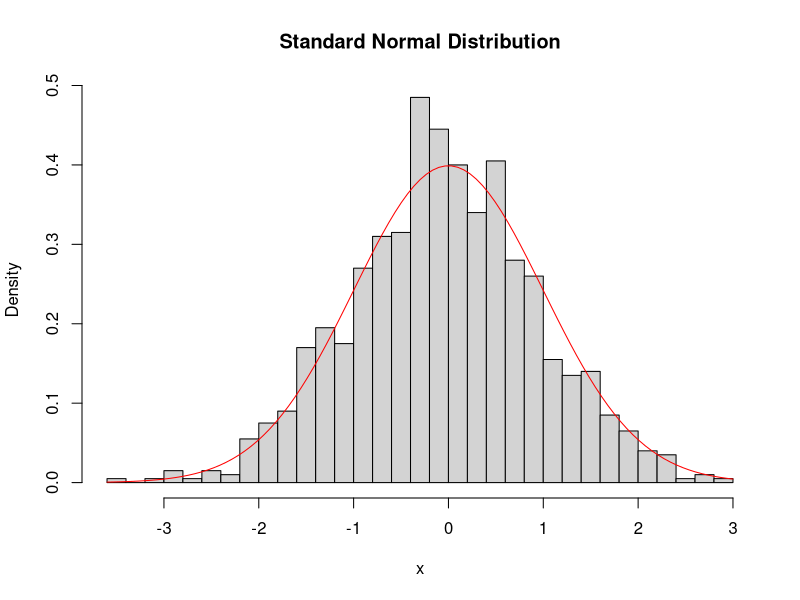
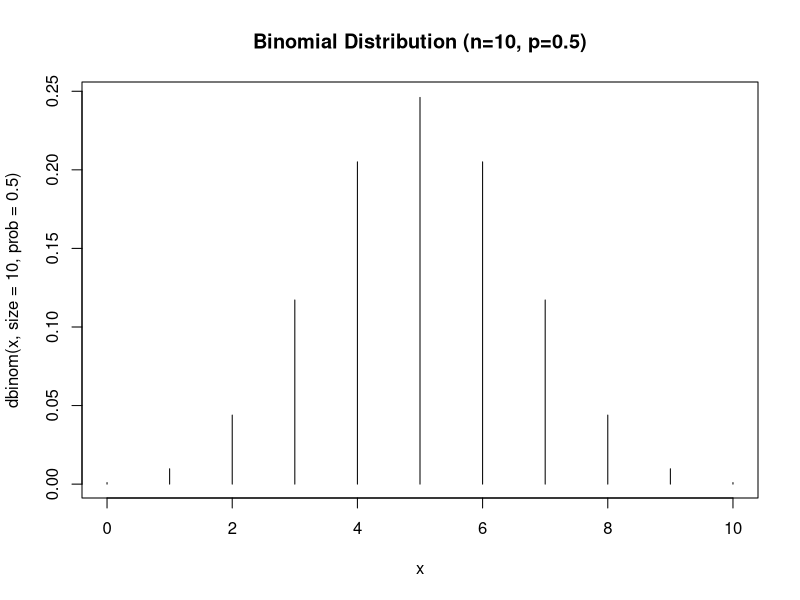
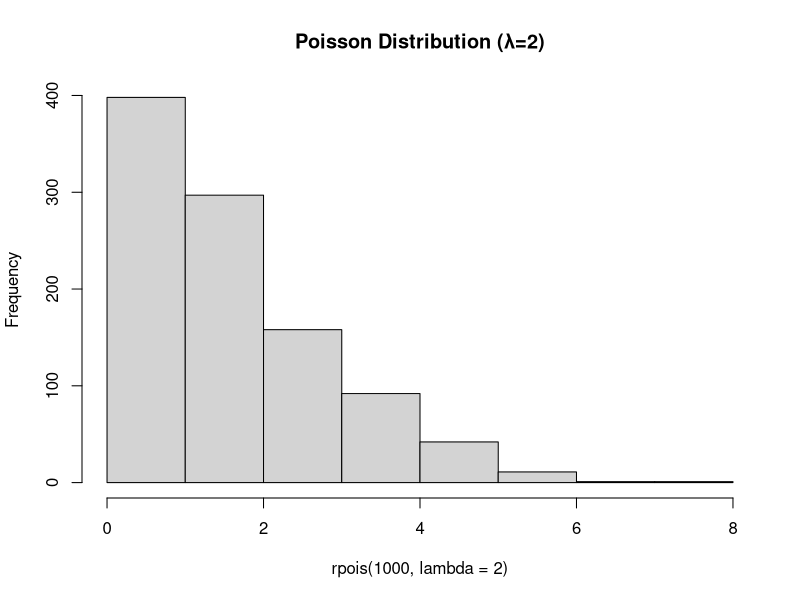
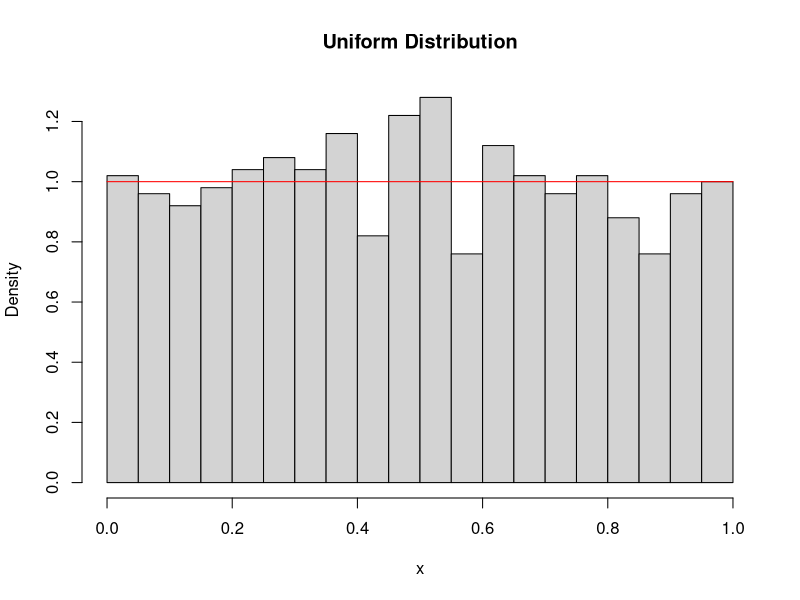
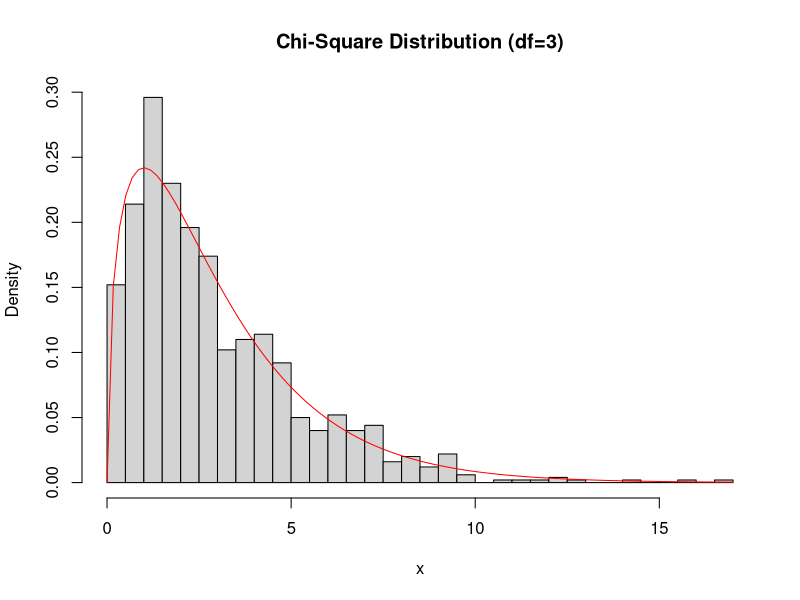
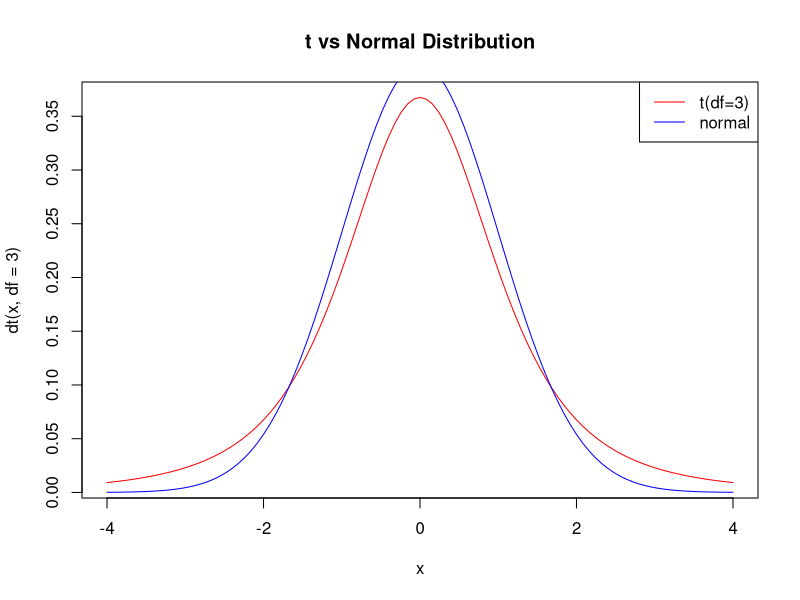
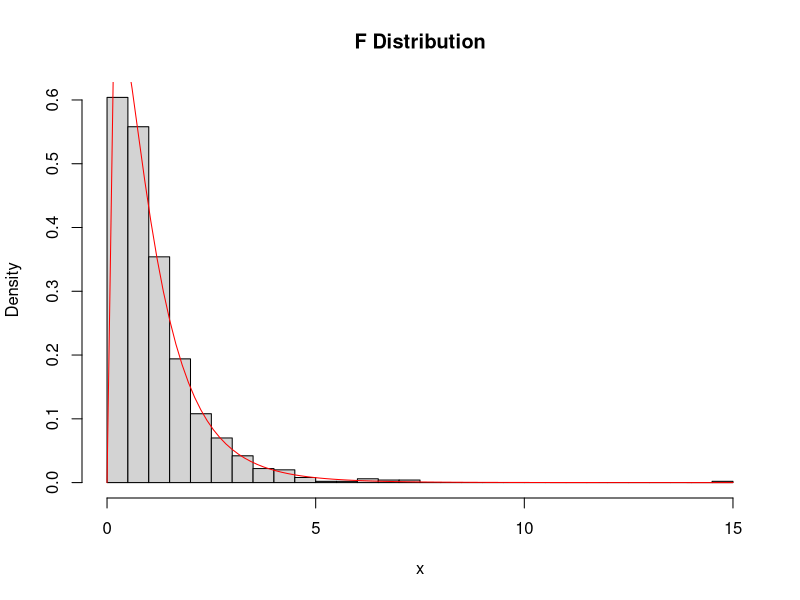

Source code (R) for these figures, in order:
## ---- chunk 1
# Generate random normal numbers
x <- rnorm(1000, mean = 0, sd = 1)
hist(x, breaks = 30, prob = TRUE, main = "Standard Normal Distribution")
curve(dnorm(x), add = TRUE, col = "red")

# PDF at specific points
dnorm(0)  # Density at mean
#> [1] 0.3989423
dnorm(1)  # Density at one SD
#> [1] 0.2419707

# CDF - probability of X ≤ 1.96 (95% confidence interval)
pnorm(1.96)
#> [1] 0.9750021

# Quantile - find value at 97.5th percentile
qnorm(0.975)
#> [1] 1.959964
## ---- chunk 2
# Probability of exactly 3 successes in 5 trials with p=0.5
dbinom(3, size = 5, prob = 0.5)
#> [1] 0.3125

# Probability of 3 or fewer successes
pbinom(3, size = 5, prob = 0.5)
#> [1] 0.8125

# Generate 10 random binomial numbers
rbinom(10, size = 5, prob = 0.5)

# Plot probability mass function
x <- 0:10
plot(x, dbinom(x, size = 10, prob = 0.5), type = "h", 
     main = "Binomial Distribution (n=10, p=0.5)")
## ---- chunk 3
# Probability of exactly 2 events when mean is 1
dpois(2, lambda = 1)
#> [1] 0.1839397

# Probability of 2 or fewer events
ppois(2, lambda = 1)
#> [1] 0.9196986

# Generate random Poisson numbers
rpois(1000, lambda = 2) |> 
  hist(main = "Poisson Distribution (λ=2)")
## ---- chunk 4
# Generate uniform random numbers
x <- runif(1000, min = 0, max = 1)
hist(x, breaks = 30, prob = TRUE, main = "Uniform Distribution")
curve(dunif(x, 0, 1), add = TRUE, col = "red")

# PDF is constant between min and max
dunif(0.5, min = 0, max = 1)
#> [1] 1

# CDF increases linearly
punif(0.5, min = 0, max = 1)
#> [1] 0.5
## ---- chunk 5
# Generate chi-square random numbers
x <- rchisq(1000, df = 3)
hist(x, breaks = 30, prob = TRUE, main = "Chi-Square Distribution (df=3)")
curve(dchisq(x, df = 3), add = TRUE, col = "red")

# Critical value for 95% confidence
qchisq(0.95, df = 3)
#> [1] 7.814728
## ---- chunk 6
# Compare t vs normal densities
curve(dt(x, df = 3), from = -4, to = 4, col = "red",
      main = "t vs Normal Distribution")
curve(dnorm(x), add = TRUE, col = "blue")
legend("topright", c("t(df=3)", "normal"), col = c("red", "blue"), lty = 1)

# Critical value for 95% confidence, df=10
qt(0.975, df = 10)
#> [1] 2.228139
## ---- chunk 7
# Generate F-distributed random numbers
x <- rf(1000, df1 = 3, df2 = 20)
hist(x, breaks = 30, prob = TRUE, main = "F Distribution")
curve(df(x, df1 = 3, df2 = 20), add = TRUE, col = "red")

# Critical value for 95% confidence
qf(0.95, df1 = 3, df2 = 20)
#> [1] 3.098391
## ---- chunk 8
# This will give a warning
rnorm(10, sd = -1)
## ---- chunk 9
set.seed(123)
rnorm(3)
set.seed(123)
rnorm(3)  # Same numbers
